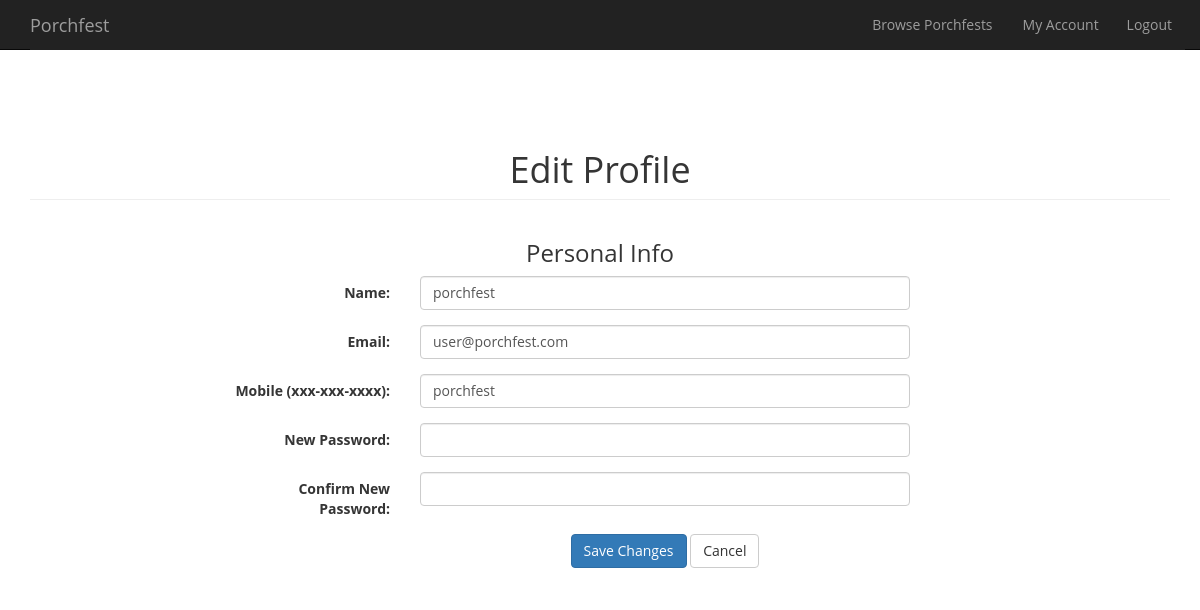
The app's page /html/myprofile.php (signed in) with its own data.
### tables this page shows
CREATE TABLE `users` (
  `UserID` int(11) NOT NULL,
  `Email` varchar(255) NOT NULL,
  `Password` varchar(255) NOT NULL,
  `Name` varchar(255) NOT NULL,
  `ContactInfo` varchar(255) NOT NULL
);

### html/myprofile.php (the view, shortened to what this page needs)
<!DOCTYPE html>
<html lang="en">
<head>
  <?php require_once "../php/modules/stdHead.php" ?>
</head>
<body>
  <?php
    $conn = $mysqli = new mysqli(DB_HOST, DB_USER, DB_PASSWORD, DB_NAME);
    $sql = "SELECT * FROM users WHERE UserID = '" . $_SESSION['logged_user'] . "'";
    $result = $conn->query($sql);
    $user = $result->fetch_assoc();
    $nameError = $emailError = $mobileError = $passwordError = $confirmPasswordError = "";
  ?>
<?php require_once "../php/modules/navigation.php"; ?>
<div class="container" style="padding-top: 60px; text-align: center;">
  <h1 class="page-header">Edit Profile</h1>
  <div class="row">
    <div class="col-md-8 col-sm-6 col-xs-12 col-centered personal-info">
      <h3>Personal Info</h3>
      <form class="form-horizontal row-centered" role="form" method="post">
        <div class="form-group">
          <label class="col-lg-3 control-label">Name:</label>
          <div class="col-lg-8">
            <input class="form-control" data-validation="alphanumeric" data-validation-allowing="-_ " data-validation="length" data-validation-length="min1" name="name" value=<?php echo '"' . $user['Name'] . '"' ?> type="text"> <?php echo '<span class="error">'; echo $nameError; echo '</span>'; ?>
          </div>
        </div>
        <div class="form-group">
          <label class="col-lg-3 control-label">Email:</label>
          <div class="col-lg-8">
            <input data-validation="email" required class="form-control" name="email" value=<?php echo '"' . $user['Email'] . '"' ?> type="email"> <?php echo '<span class="error">'; echo $emailError; echo '</span>'; ?>
          </div>
        </div>
        <div class="form-group">
          <label class="col-lg-3 control-label">Mobile (xxx-xxx-xxxx):</label>
          <div class="col-lg-8">
            <input required data-validation="custom" data-validation-regexp="^[0-9]{3}-[0-9]{3}-[0-9]{4}$" data-validation-help="Please format the number as xxx-xxx-xxxx" class="form-control" name="mobile" value=<?php echo '"' . $user['ContactInfo'] . '"' ?> type="tel"> <?php echo '<span class="error">'; echo $mobileError; echo '</span>'; ?>
          </div>
        </div>
        <div class="form-group">
          <label class="col-md-3 control-label">New Password:</label>
          <div class="col-md-8">
            <input required data-validation="length" data-validation-length="min5" class="form-control" name="password" type="password"> <?php echo '<span class="error">'; echo $passwordError; echo '</span>'; ?>
          </div>
        </div>
        <div class="form-group">
          <label class="col-md-3 control-label">Confirm New Password:</label>
          <div class="col-md-8">
            <input required data-validation="length" data-validation-length="min5" class="form-control" name="confirmPassword" type="password"> <?php echo '<span class="error">'; echo $confirmPasswordError; echo '</span>'; ?>
          </div>
        </div>
        <div class="form-group">
          <label class="col-md-3 control-label"></label>
          <div class="col-md-8">
            <input class="btn btn-primary" name="submitInfo" value="Save Changes" type="submit">
            <input class="btn btn-default" value="Cancel" type="reset">
          </div>
        </div>
      </form>
    </div>
  </div>
</div>
</body>
</html>

### html/css/style.css (style rules this page uses)
.col-centered { float: none; margin: 0 auto; }
body { font-family: 'Open Sans', sans-serif; color: #353535; padding-top: 50px; }

### records on screen
users: name "porchfest", email "user@porchfest.com", mobile "porchfest"

### other values on screen
$text "Browse Porchfests"
